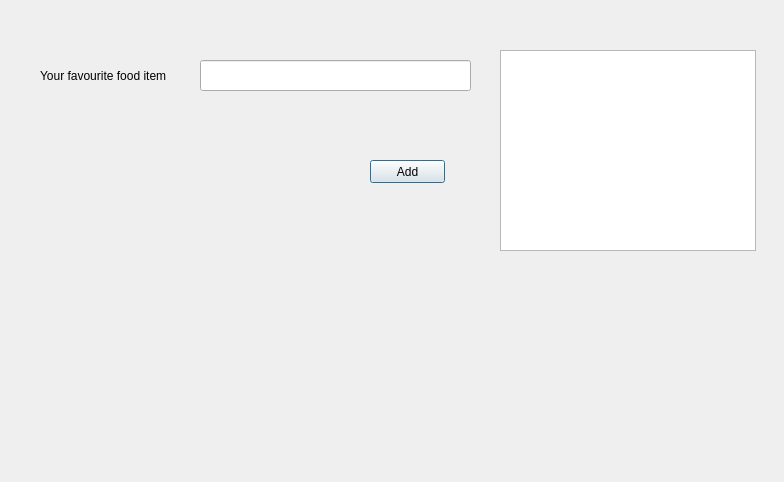
<?xml version="1.0" encoding="UTF-8"?>
<ui version="4.0">
 <class>Dialog</class>
 <widget class="QDialog" name="Dialog">
  <property name="geometry">
   <rect>
    <x>0</x>
    <y>0</y>
    <width>784</width>
    <height>482</height>
   </rect>
  </property>
  <property name="windowTitle">
   <string>Dialog</string>
  </property>
  <widget class="QLabel" name="label">
   <property name="geometry">
    <rect>
     <x>40</x>
     <y>50</y>
     <width>131</width>
     <height>51</height>
    </rect>
   </property>
   <property name="text">
    <string>Your favourite food item</string>
   </property>
  </widget>
  <widget class="QLineEdit" name="lineEditFoodItem">
   <property name="geometry">
    <rect>
     <x>200</x>
     <y>60</y>
     <width>271</width>
     <height>31</height>
    </rect>
   </property>
  </widget>
  <widget class="QPushButton" name="pushButtonAdd">
   <property name="geometry">
    <rect>
     <x>370</x>
     <y>160</y>
     <width>75</width>
     <height>23</height>
    </rect>
   </property>
   <property name="text">
    <string>Add</string>
   </property>
  </widget>
  <widget class="QListWidget" name="listWidgetSelectedItem">
   <property name="geometry">
    <rect>
     <x>500</x>
     <y>50</y>
     <width>256</width>
     <height>201</height>
    </rect>
   </property>
  </widget>
 </widget>
 <resources/>
 <connections/>
</ui>
